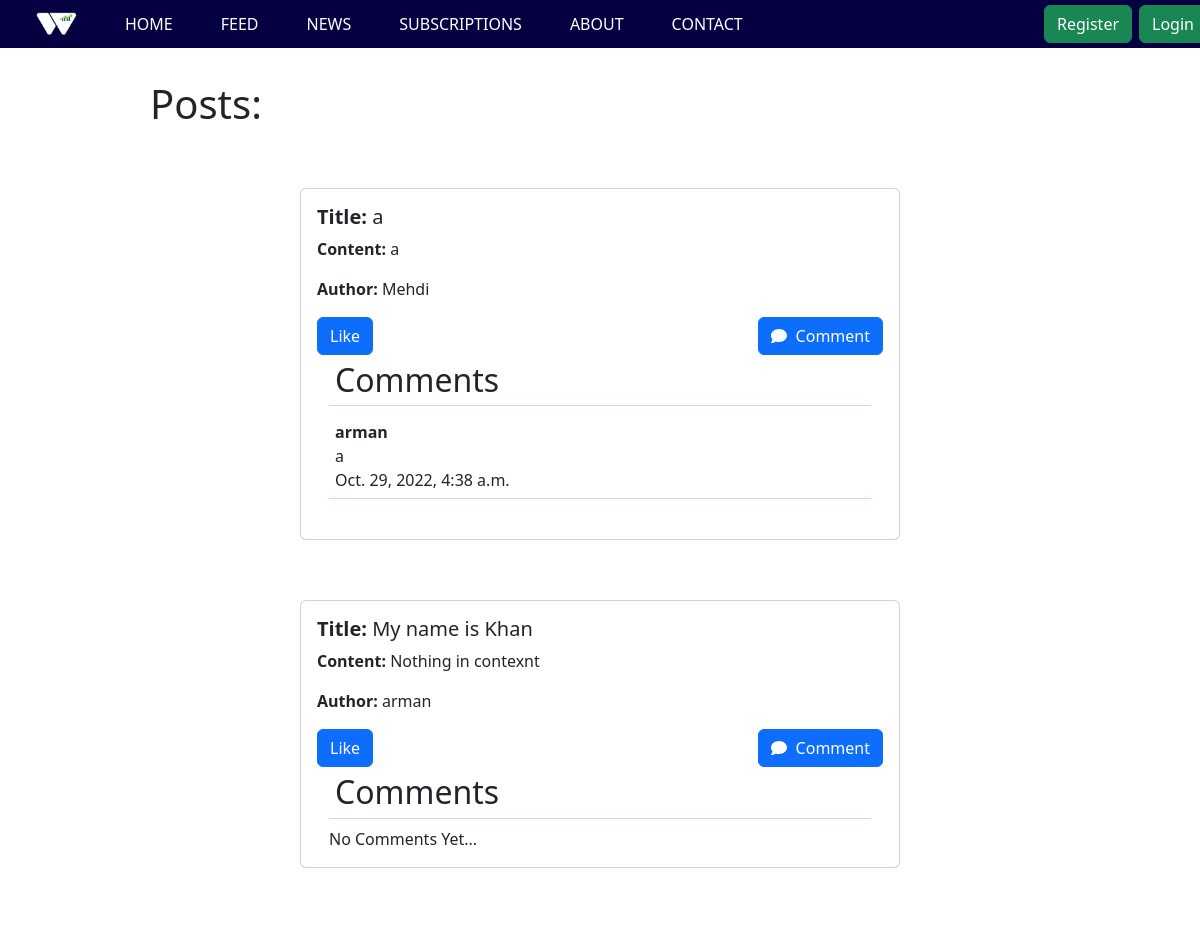
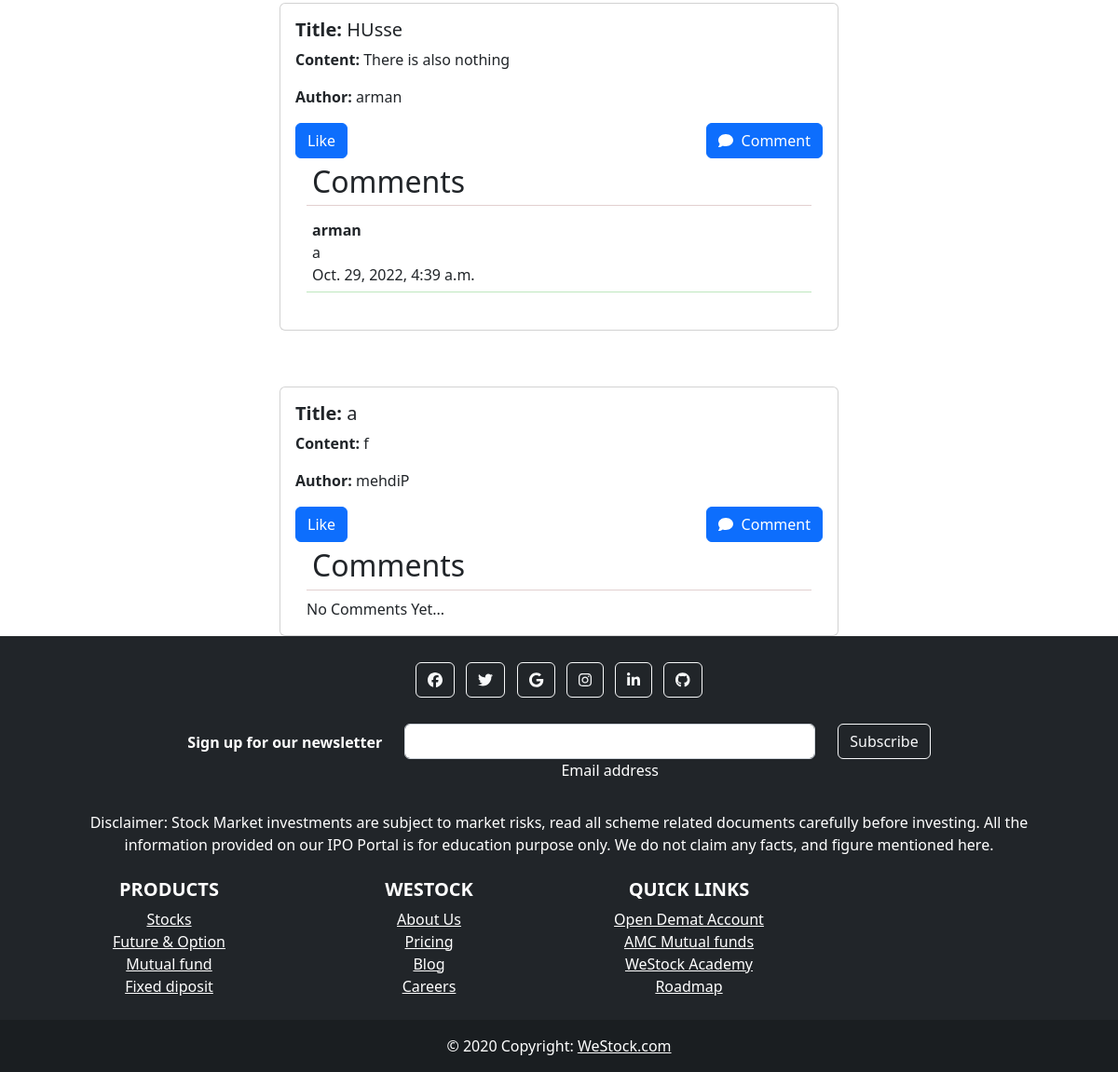
/feed/, run on the app's committed database (2 pictures, top to bottom).
### wesapp/models.py (models this page shows, shortened)
class Post(models.Model):
    title = models.CharField(max_length=255)
    header_image = models.ImageField(
        null=True, blank=True, upload_to="images/")
    author = models.CharField(max_length=13)
    content2 = models.TextField()
    likes = models.ManyToManyField(User, related_name='blog_posts',)
    REQUIRED_FIELDS = ["title", "author"]

class Comment(models.Model):
    post = models.ForeignKey(
        Post, related_name="comments", on_delete=models.CASCADE)
    name = models.CharField(max_length=255)
    body = models.TextField()
    date_added = models.DateTimeField(auto_now_add=True)

### wesapp/views.py (the view)
# urls.py: path('feed/', HomeView.as_view(), name='feed'),
class HomeView(ListView):
    model = Post
    template_name = 'feed.html'

### wesapp/templates/feed.html (shortened to what this page needs)
    {% extends 'base.html' %}
    {% block content %}
    {% if request.user.is_authenticated %}
<style>
  .edit{
    display: flex;
    flex-direction: row;
    justify-content: space-between;
  }
    .posts{
        padding: 10px;
        margin: 13px;
        box-shadow: rgba(0, 0, 0, 0.35) 0px 5px 15px;
    }
    .containerr{
        display: flex;
        flex-direction: row;
        margin-top: 94px;
        justify-content: space-between;
    }
    .card{
        margin-top: 30px;
        margin-left: 300px;
    }
    .like{
        display: flex;
        justify-content: space-between;
    }
    .commentt{
      display: flex;
      justify-content: space-between;
    }
    .com{
margin-top: 33px;
border: 1px solid rgb(224, 210, 210);
    }
</style>
<div class="containerr container">
    <h1  >Posts:</h1>
    <div>
      <a href="{% url 'add_post' %}"><button class="btn btn-primary">ADD POST</button></a>
    <a href="{% url 'mypost' %}"><button class="btn btn-success">MY POST</button></a>
    </div>
</div>
{% for post in object_list %}
<div class="card w-50 ">
    <div class="card-body">
      <div class="edit">
        <h5 class="card-title"><strong>Title:</strong>
          {{post.title}}</h5>
          {% if post.author == request.user.username %}
          <div class="edit_delete">
            <a class="btn btn-danger" href="{% url 'update_post' post.pk %}">Edit</a class="btn btn-danger">
          <a class="btn btn-danger" href="{% url 'delete_post' post.pk %}">Delete</a class="btn btn-danger">
          </div>
          {% endif %}
      </div>
      <p> <strong>Content:</strong> {{post.content2}} </p>
      <p class="card-text"><strong>Author:</strong> {{ post.author}}</p>
      <p style="margin-bottom: 5px;">{{ post.total_likes }} like{{ post.total_likes|pluralize }}</p>
      <div class="like">
      <form action="{% url 'like_post' %}" method="post">
        {% csrf_token %}
        {% if post.is_liked %}
        <button type="submit" name="post_id" value="{{ post.id }}" class="btn btn-primary">Dislike</button>
        {% else %}
        <button type="submit" name="post_id" value="{{post.id}}" class="btn btn-primary">Like</button>
        {% endif %}
      </form>
      <a href="{% url 'add_comment' post.pk %}" class="btn btn-primary"><i class="fa fa-thin fa-comment"></i>&nbsp; Comment</a>
      </div>
      <div class="container-fluid com">
        <h2 style="border-bottom: 1px solid rgb(226, 208, 208); padding: 6px;">Comments</h2>
        {% if not post.comments.all %}
        No Comments Yet...
        {% else %}
        {% for comment in post.comments.all %}
        <div style="border-bottom: 1px solid rgb(190, 231, 190); padding: 6px;">
          <strong>{{ comment.name }}</strong>
        <div class="commentt">
          <div>{{ comment.body }}</div>
        <div>{{ comment.date_added}}</div>
        </div>
        </div>
        {% endfor %}
        {% endif %}
        <br>
      </div>
    </div>
  </div>
{% endfor %}
    {% else %}
<h1 style="margin-top: 80px; margin-left:150px" >Posts:</h1>
    {% for post in object_list %}
    <div class="card w-50 ">
        <div class="card-body">
          <h5 class="card-title"><strong>Title:</strong>
            {{post.title}}</h5>
            <p> <strong>Content:</strong> {{ post.content2}} </p>
          <p class="card-text"><strong>Author:</strong> {{ post.author}}</p>
          <div class="like">
            <form action="{% url 'like_post' %}" method="post">
              <button  type="submit" name="post_id" value="{{post.id}}" class="btn btn-primary">Like</button>
            </form>
      <a href="{% url 'add_comment' post.pk %}" class="btn btn-primary"><i class="fa fa-thin fa-comment"></i>&nbsp; Comment</a>
    </div>
    <div class="container-fluid com">
      <h2 style="border-bottom: 1px solid rgb(226, 208, 208); padding: 6px;">Comments</h2>
      {% if not post.comments.all %}
      No Comments Yet...
      {% else %}
      {% for comment in post.comments.all %}
      <div style="border-bottom: 1px solid rgb(190, 231, 190); padding: 6px;">
        <strong>{{ comment.name }}</strong>
      <div class="commentt">
        <div>{{ comment.body }}</div>
      <div>{{ comment.date_added}}</div>
      </div>
      </div>
      {% endfor %}
      {% endif %}
      <br>
    </div>
  </div>
</div>
      {% endfor %}
    {% endif %}
    {% endblock  %}

### wesapp/templates/base.html
{% include 'home.html' %}
 {% block  content %}
 {% endblock  %}
 {% include 'footer.html' %}

### wesapp/templates/home.html (shortened to what this page needs)
<!doctype html>
<html lang="en">
  <head>
    <link href="https://cdn.jsdelivr.net/npm/bootstrap@5.2.2/dist/css/bootstrap.min.css" rel="stylesheet">
  </head>
  <body>
        {% if request.user.is_authenticated %}
        <div>
          <div style="background-color: #040041; " class="container-fluid  fixed-top mb-5 text-white p-1 ">
      <header class="d-flex  flex-wrap align-items-center  justify-content-center text-white justify-content-md-between py-1  ">
        <ul class="nav col-12 col-md-auto mb-2 justify-content-center mb-md-0">
          <li><a href="/"><img  src="/static/images/WeStock.png" height="39px" width="89px" class="nav-link text-white  link-success px-4 "  >
          </img></a></li>
          <li><a href="/" class="nav-link text-white  link-success px-4 "  >
                     HOME</a></li>
                     <li><a href="{% url 'feed' %}" class="nav-link text-white link-success px-4 " >
                      FEED</a>
                      <li><a href="/news" class="text-white nav-link link-success px-4 ">
                        NEWS</a></li>
          <li><a href="{% url 'premium_access' %}" class="nav-link text-white link-success px-4 " >
                     PREMIUM ACCESS</a>
                     </li>
                     <li><a href="{% url 'subscription' %}" class="nav-link text-white link-success px-4 " >
                      SUBSCRIPTIONS</a>
                      </li>
          <li><a  href="{% url 'about' %}" class="nav-link text-white link-success px-4 "  >
                     ABOUT</a></li>
          <li><a href="/contact" class="nav-link text-white link-success px-4 ">
                     CONTACT</a></li>
                    </ul>
        <div class=" text-end logoutt ">
         <li style="list-style: none;"><a href="{% url 'profile' %} "class=" nav-link text-white px-2 pt-2 link-success  "> Welcome, <span style=" text-transform: uppercase " >{{request.user.username}}</span></a></li>
          <a  href={% url 'logout_user' %} type="button" class=" btn btn-success ">Logout</a>
      </div>
      {% else %}
      <div>
        <div style="background-color: #040041;" class="container-fluid fixed-top mb-5 text-white ">
    <header class="d-flex  flex-wrap align-items-center  justify-content-center text-white justify-content-md-between py-1 mb- ">
      <ul class="nav col-12 col-md-auto mb-2 justify-content-center mb-md-0">
        <li><a href="/"><img  src="/static/images/WeStock.png" height="39px" width="89px" class="nav-link text-white  link-success px-4 "  >
        </img></a></li>
        <li><a href="/" class="nav-link text-white  link-success px-4 "  >
                   HOME</a></li>
                   <li><a href="{% url 'feed' %}" class="nav-link text-white link-success px-4 " >
                    FEED</a>
                    </li>
                    <li><a href="/news" class="text-white nav-link link-success px-4 ">
                      NEWS</a></li>
        <li><a href="{% url 'subscription' %}" class="nav-link text-white link-success px-4 " >
                   SUBSCRIPTIONS</a>
                   </li>
        <li><a  href="{% url 'about' %}" class="nav-link text-white link-success px-4 "  >
                   ABOUT</a></li>
        <li><a href="/contact" class="nav-link text-white link-success px-4 ">
                   CONTACT</a></li>
      </ul>
      <div class="col-md-3 text-end">
      <div style="margin-left: 150px;" class="col-md-3 text-end logoutt">
                  <a href={% url 'register' %} type="button" class="btn btn-success ">Register</a>
        <a href={% url 'login_user' %} type="button" class="btn btn-success ">Login</a>
      {% endif %}
    </header>
  </div>
    </div>
  </body>
</html>

### wesapp/templates/footer.html (shortened to what this page needs)
<!DOCTYPE html>
<html lang="en">
<head>
    <link href="https://cdn.jsdelivr.net/npm/bootstrap@5.2.2/dist/css/bootstrap.min.css" rel="stylesheet">
    <link rel="stylesheet" href="https://cdnjs.cloudflare.com/ajax/libs/font-awesome/6.2.0/css/all.min.css">
</head>
<body>
<footer  class="bg-dark  text-center text-white ">
    <div class="container p-4">
      <section class="mb-4">
        <a class="btn btn-outline-light btn-floating m-1" href="https://www.linkedin.com/in/mehdi-alam-9411751b7/" role="button"
          ><i class="fa-brands fa-facebook"></i></a>
        <a class="btn btn-outline-light btn-floating m-1" href="https://www.linkedin.com/in/mehdi-alam-9411751b7/" role="button"
          ><i class="fab fa-twitter"></i
        ></a>
        <a class="btn btn-outline-light btn-floating m-1" href="https://www.linkedin.com/in/mehdi-alam-9411751b7/" role="button"
          ><i class="fab fa-google"></i
        ></a>
        <a class="btn btn-outline-light btn-floating m-1" href="https://www.instagram.com/mehdi___12_/" role="button"
          ><i class="fab fa-instagram"></i
        ></a>
        <a class="btn btn-outline-light btn-floating m-1" href="https://www.linkedin.com/in/mehdi-alam-9411751b7/" role="button"
          ><i class="fab fa-linkedin-in"></i
        ></a>
        <a class="btn btn-outline-light btn-floating m-1" href="#!" role="button"
          ><i class="fab fa-github"></i
        ></a>
      </section>
      <section class="">
        <form action="">
          <div class="row d-flex justify-content-center">
            <div class="col-auto">
              <p class="pt-2">
                <strong>Sign up for our newsletter</strong>
              </p>
            </div>
            <div class="col-md-5 col-12">
              <div class="form-outline form-white mb-4">
                <input type="email" id="form5Example21" class="form-control" />
                <label class="form-label" for="form5Example21">Email address</label>
              </div>
            </div>
            <div class="col-auto">
              <button type="submit" class="btn btn-outline-light mb-4">
                Subscribe
              </button>
            </div>
          </div>
        </form>
      </section>
      <section class="mb-4">
        <p>
          Disclaimer: Stock Market investments are subject to market risks, read all scheme related documents carefully before investing. All the information provided on our IPO Portal is for education purpose only. We do not claim any facts, and figure mentioned here.
        </p>
      </section>
      <section class="">
        <div class="row">
          <div class="col-lg-3 col-md-6 mb-4 mb-md-0">
            <h5 class="text-uppercase"><strong>PRODUCTS</strong></h5>
            <ul class="list-unstyled mb-0">
              <li>
                <a href="#!" class="text-white">Stocks</a>
              </li>
              <li>
                <a href="#!" class="text-white">Future & Option</a>
              </li>
              <li>
                <a href="#!" class="text-white">Mutual fund</a>
              </li>
              <li>
                <a href="#!" class="text-white">Fixed diposit</a>
              </li>
            </ul>
          </div>
          <div class="col-lg-3 col-md-6 mb-4 mb-md-0">
            <h5 class="text-uppercase"><strong>WeStock</strong></h5>
            <ul class="list-unstyled mb-0">
              <li>
                <a href="#!" class="text-white">About Us</a>
              </li>
              <li>
                <a href="#!" class="text-white">Pricing</a>
              </li>
              <li>
                <a href="#!" class="text-white">Blog</a>
              </li>
              <li>
                <a href="#!" class="text-white">Careers</a>
              </li>
            </ul>
          </div>
          <div class="col-lg-3 col-md-6 mb-4 mb-md-0">
            <h5 class="text-uppercase"><strong>QUICK LINKS</strong></h5>
            <ul class="list-unstyled mb-0">
              <li>
                <a href="#!" class="text-white">Open Demat Account</a>
              </li>
              <li>
                <a href="#!" class="text-white">AMC Mutual funds</a>
              </li>
              <li>
                <a href="#!" class="text-white">WeStock Academy</a>
              </li>
              <li>
                <a href="#!" class="text-white">Roadmap</a>
              </li>
            </ul>
          </div>
        </div>
      </section>
    </div>
    <div class="text-center p-3" style="background-color: rgba(0, 0, 0, 0.2);">
      © 2020 Copyright:
      <a class="text-white" href="https://mdbootstrap.com/">WeStock.com</a>
    </div>
  </footer>
</body>
</html>

### wesapp/templates/home.html (style rules this page uses)
.logoutt { display: flex; gap: 7px; }

### wesapp/templates/feed.html (style rules this page uses)
.card { margin-top: 60px; margin-left: 300px; }
.like { display: flex; justify-content: space-between; }

### data on the page
Post: title "a", content2 "a", author "Mehdi", {{ post.id }} 62 (drawn)
Comment: name "arman", body "a", date_added "Oct. 29, 2022, 4:38 a.m."
Post: title "My name is Khan", content2 "Nothing in contexnt", author "arman", {{ post.id }} 64 (drawn), shows "No Comments Yet..."
Post: title "HUsse", content2 "There is also nothing", author "arman", {{ post.id }} 65 (drawn)
Comment: name "arman", body "a", date_added "Oct. 29, 2022, 4:39 a.m."
Post: title "a", content2 "f", author "mehdiP", {{ post.id }} 68 (drawn), shows "No Comments Yet..."
